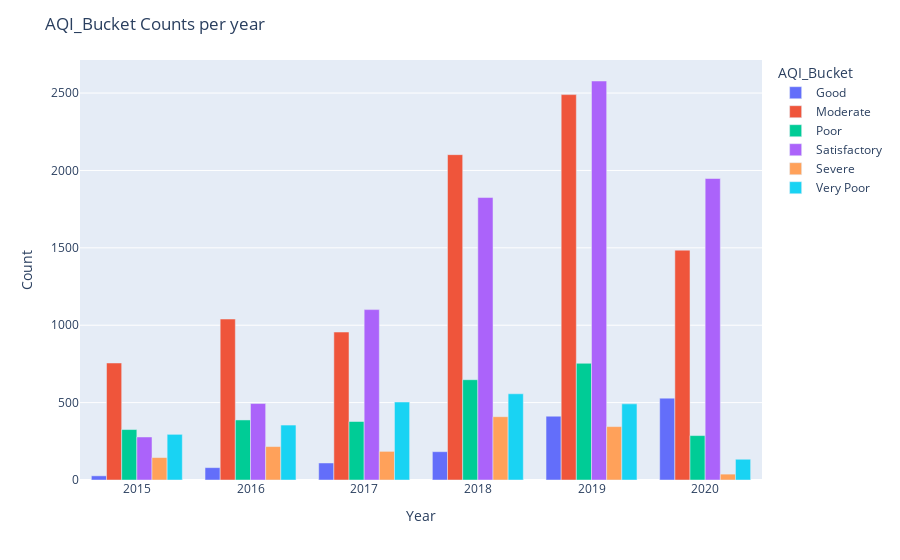

Notebook code cell kept with this figure:
### Markdown cell above
### Exploratory data analysis

### Code cell
# Yearly trend of AQI_Bucket values for India

result = df.groupby([df['Date'].dt.year])['AQI_Bucket'].value_counts().unstack(fill_value=0)

# Create the grouped bar chart using Plotly Express
fig = px.bar(result, barmode='group')

# Update the layout and labels
fig.update_layout(
    title='AQI_Bucket Counts per year',
    xaxis_title='Year',
    yaxis_title='Count'
)

# Show the plot
fig.show()

### Figure 1 — Plotly figure (JSON) as saved in the notebook; plotly's stock layout.template omitted (floating-point values rounded to 4 significant figures)
{"data": [{"alignmentgroup": "True", "hovertemplate": "AQI_Bucket=Good<br>Date=%{x}<br>value=%{y}<extra></extra>", "legendgroup": "Good", "marker": {"color": "#636efa", "pattern": {"shape": ""}}, "name": "Good", "offsetgroup": "Good", "orientation": "v", "showlegend": true, "textposition": "auto", "type": "bar", "x": [2015, 2016, 2017, 2018, 2019, 2020], "xaxis": "x", "y": [27, 80, 110, 183, 412, 529], "yaxis": "y"}, {"alignmentgroup": "True", "hovertemplate": "AQI_Bucket=Moderate<br>Date=%{x}<br>value=%{y}<extra></extra>", "legendgroup": "Moderate", "marker": {"color": "#EF553B", "pattern": {"shape": ""}}, "name": "Moderate", "offsetgroup": "Moderate", "orientation": "v", "showlegend": true, "textposition": "auto", "type": "bar", "x": [2015, 2016, 2017, 2018, 2019, 2020], "xaxis": "x", "y": [756, 1040, 956, 2102, 2490, 1485], "yaxis": "y"}, {"alignmentgroup": "True", "hovertemplate": "AQI_Bucket=Poor<br>Date=%{x}<br>value=%{y}<extra></extra>", "legendgroup": "Poor", "marker": {"color": "#00cc96", "pattern": {"shape": ""}}, "name": "Poor", "offsetgroup": "Poor", "orientation": "v", "showlegend": true, "textposition": "auto", "type": "bar", "x": [2015, 2016, 2017, 2018, 2019, 2020], "xaxis": "x", "y": [326, 388, 378, 648, 754, 287], "yaxis": "y"}, {"alignmentgroup": "True", "hovertemplate": "AQI_Bucket=Satisfactory<br>Date=%{x}<br>value=%{y}<extra></extra>", "legendgroup": "Satisfactory", "marker": {"color": "#ab63fa", "pattern": {"shape": ""}}, "name": "Satisfactory", "offsetgroup": "Satisfactory", "orientation": "v", "showlegend": true, "textposition": "auto", "type": "bar", "x": [2015, 2016, 2017, 2018, 2019, 2020], "xaxis": "x", "y": [278, 494, 1101, 1825, 2578, 1948], "yaxis": "y"}, {"alignmentgroup": "True", "hovertemplate": "AQI_Bucket=Severe<br>Date=%{x}<br>value=%{y}<extra></extra>", "legendgroup": "Severe", "marker": {"color": "#FFA15A", "pattern": {"shape": ""}}, "name": "Severe", "offsetgroup": "Severe", "orientation": "v", "showlegend": true, "textposition": "auto", "type": "bar", "x": [2015, 2016, 2017, 2018, 2019, 2020], "xaxis": "x", "y": [145, 216, 185, 409, 345, 38], "yaxis": "y"}, {"alignmentgroup": "True", "hovertemplate": "AQI_Bucket=Very Poor<br>Date=%{x}<br>value=%{y}<extra></extra>", "legendgroup": "Very Poor", "marker": {"color": "#19d3f3", "pattern": {"shape": ""}}, "name": "Very Poor", "offsetgroup": "Very Poor", "orientation": "v", "showlegend": true, "textposition": "auto", "type": "bar", "x": [2015, 2016, 2017, 2018, 2019, 2020], "xaxis": "x", "y": [295, 355, 504, 557, 492, 134], "yaxis": "y"}], "layout": {"barmode": "group", "legend": {"title": {"text": "AQI_Bucket"}, "tracegroupgap": 0}, "margin": {"t": 60}, "title": {"text": "AQI_Bucket Counts per year"}, "xaxis": {"anchor": "y", "domain": [0, 1], "title": {"text": "Year"}}, "yaxis": {"anchor": "x", "domain": [0, 1], "title": {"text": "Count"}}}}
